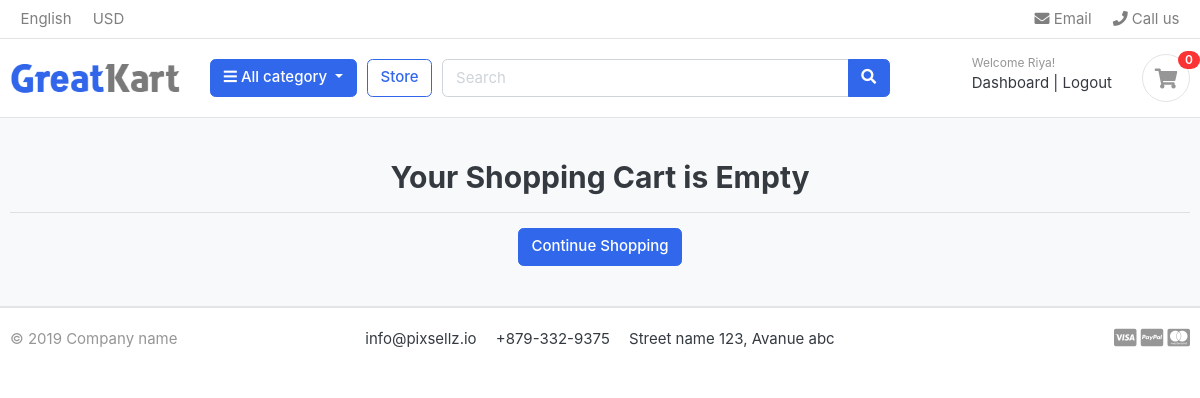
The app's page /cart/ (signed in), older data.
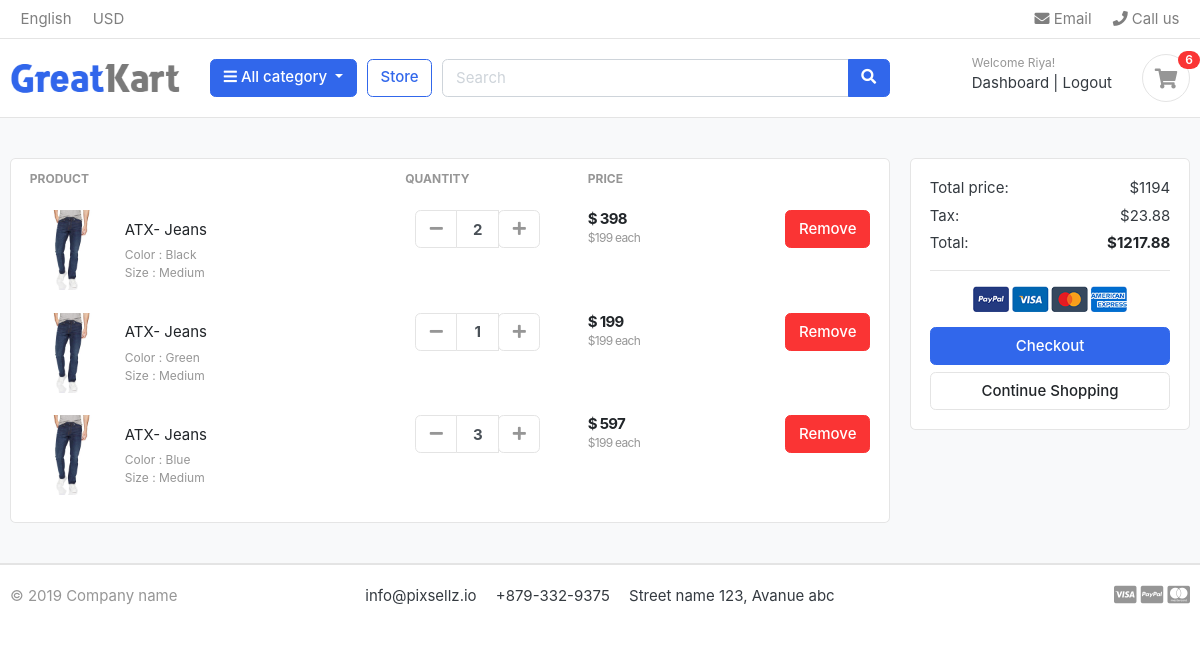
The same page, newer data.
### accounts/models.py (models this page shows, shortened)
class Account(AbstractBaseUser):
    first_name = models.CharField(max_length=50)
    last_name = models.CharField(max_length=50)
    username = models.CharField(max_length=50, unique=True)
    email = models.EmailField(max_length=100, unique=True)
    phone_number = models.CharField(max_length=50)
    date_joined = models.DateTimeField(auto_now_add=True)
    last_login = models.DateTimeField(auto_now_add=True)
    is_admin = models.BooleanField(default=False)
    is_staff = models.BooleanField(default=False)
    is_active = models.BooleanField(default=False)
    is_superadmin = models.BooleanField(default=False)
    USERNAME_FIELD = 'email'
    REQUIRED_FIELDS = ['username', 'first_name', 'last_name']
    objects = MyAccountManager()

### carts/models.py (models this page shows, shortened)
class CartItem(models.Model):
    user = models.ForeignKey(Account, on_delete=models.CASCADE, null=True)
    product = models.ForeignKey(Product, on_delete=models.CASCADE)
    variations = models.ManyToManyField(Variation, blank=True)
    cart = models.ForeignKey(Cart, on_delete=models.CASCADE, null=True)
    quantity = models.IntegerField()
    is_active = models.BooleanField(default=True)
    def sub_total(self):
        return self.product.price * self.quantity

### store/models.py (models this page shows, shortened)
class Product(models.Model):
    product_name = models.CharField(max_length=200, unique=True)
    slug = models.SlugField(max_length=200, unique=True)
    description = models.TextField(max_length=500, blank=True)
    price = models.IntegerField()
    images = models.ImageField(upload_to='photos/products')
    stock = models.IntegerField()
    is_available = models.BooleanField(default=True)
    category = models.ForeignKey(Category, on_delete=models.CASCADE)
    created_date = models.DateTimeField(auto_now_add=True)
    modified_date = models.DateTimeField(auto_now = True)
    def get_url(self):
        return reverse('product_detail', args=[self.category.slug, self.slug])

class Variation(models.Model):
    product = models.ForeignKey(Product, on_delete=models.CASCADE)
    variation_category = models.CharField(max_length=100, choices=variation_category_choice)
    variation_value = models.CharField(max_length=100)
    is_active = models.BooleanField(default=True)
    create_date = models.DateTimeField(auto_now=True)
    objects = VariationManager()

### carts/views.py (the view)
# urls.py: path('', views.cart, name="cart"),
def cart(request, total=0, quantity=0, cart_items=None):
    try:
        tax = 0
        grand_total = 0
        if request.user.is_authenticated:
            cart_items = CartItem.objects.filter(user=request.user, is_active=True)
        else:
            cart = Cart.objects.get(cart_id = _cart_id(request))
            cart_items = CartItem.objects.filter(cart=cart, is_active=True)
        for cart_item in cart_items:
            total += (cart_item.product.price * cart_item.quantity)
            quantity += cart_item.quantity
        tax = (2 * total)/100
        grand_total = total + tax
    except ObjectDoesNotExist:
        pass
    context = {
        'total' : total,
        'quantity' : quantity,
        'cart_items' : cart_items,
        'tax' : tax,
        'grand_total' : grand_total,
    }
    return render(request, 'store/cart.html', context)

### templates/store/cart.html (shortened to what this page needs)
{% extends "base.html" %}
{% load static %}
{% block content %}
<section class="section-content padding-y bg">
    <div class="container">
    {% if not cart_items %}
    <h2 class="text-center">Your Shopping Cart is Empty</h2>
    <hr>
    <div class="text-center">
        <a href="{% url 'store' %}" class="btn btn-primary">Continue Shopping</a>
    </div>
    {% else %}
    <div class="row">
        <aside class="col-lg-9">
    <div class="card">
    <table class="table table-borderless table-shopping-cart">
    <thead class="text-muted">
    <tr class="small text-uppercase">
      <th scope="col">Product</th>
      <th scope="col" width="120">Quantity</th>
      <th scope="col" width="120">Price</th>
      <th scope="col" class="text-right" width="200"> </th>
    </tr>
    </thead>
    <tbody>
    {% for cart_item in cart_items %}
    <tr>
        <td>
            <figure class="itemside align-items-center">
                <div class="aside"><img src="{{ cart_item.product.images.url }}" class="img-sm"></div>
                <figcaption class="info">
                    <a href="{{ cart_item.product.get_url }}" class="title text-dark">{{ cart_item.product.product_name }}</a>
                    <p class="text-muted small">
                        {% if cart_item.variations.all %}
                        {% for item in cart_item.variations.all %}
                        {{ item.variation_category | capfirst }} : {{ item.variation_value | capfirst }}
                        <br>
                        {% endfor %}
                        {% endif %}
                    </p>
                </figcaption>
            </figure>
        </td>
        <td>
                        <div class="col">
                            <div class="input-group input-spinner">
                                <div class="input-group-prepend">
                                <a href="{% url 'remove_cart' cart_item.product.id cart_item.id  %}" class="btn btn-light" type="button" id="button-plus"> <i class="fa fa-minus"></i> </a>
                                </div>
                                <input type="text" class="form-control"  value="{{ cart_item.quantity }}">
                                <div class="input-group-append">
                                    <form action="{% url 'add_cart' cart_item.product.id %}" method="POST">
                                        <button class="btn btn-light" type="submit" id="button-minus"> <i class="fa fa-plus"></i> </button>
                                    </form>
                                </div>
                            </div>
                        </div>
        </td>
        <td>
            <div class="price-wrap">
                <var class="price">$ {{ cart_item.sub_total }}</var>
                <small class="text-muted"> ${{ cart_item.product.price }} each </small>
            </div>
        </td>
        <td class="text-right">
        <a href="{% url 'remove_cart_item' cart_item.product.id cart_item.id %}" onclick="return confirm('Are you sure you want to delete this item?')" class="btn btn-danger"> Remove</a>
        </td>
    </tr>
    {% endfor %}
    </tbody>
    </table>
    </div>
        </aside>
        <aside class="col-lg-3">
            <div class="card">
            <div class="card-body">
                <dl class="dlist-align">
                  <dt>Total price:</dt>
                  <dd class="text-right">${{ total }}</dd>
                </dl>
                <dl class="dlist-align">
                  <dt>Tax:</dt>
                  <dd class="text-right"> ${{ tax }}</dd>
                </dl>
                <dl class="dlist-align">
                  <dt>Total:</dt>
                  <dd class="text-right text-dark b"><strong>${{ grand_total }}</strong></dd>
                </dl>
                <hr>
                <p class="text-center mb-3">
                    <img src="{% static './images/misc/payments.png' %}" height="26">
                </p>
                <a href="{% url 'checkout' %}" class="btn btn-primary btn-block"> Checkout </a>
                <a href="{% url 'store' %}" class="btn btn-light btn-block">Continue Shopping</a>
            </div>
            </div>
    </aside>
    </div>
    {% endif %}
    </div>
    </section>
{% endblock content %}

### templates/base.html (shortened to what this page needs)
{% load static %}
<!DOCTYPE HTML>
<html lang="en">
<head>
<link href="{% static 'css/bootstrap.css' %}" rel="stylesheet" type="text/css"/>
<link href="{% static 'fonts/fontawesome/css/all.min.css' %}" type="text/css" rel="stylesheet">
<link href="{% static 'css/ui.css' %}" rel="stylesheet" type="text/css"/>
<link href="{% static 'css/responsive.css' %}" rel="stylesheet" media="only screen and (max-width: 1200px)" />
</head>
<body>
     {% include "includes/navbar.html" %}
    {% block content %}
    {% endblock %}
     {% include "includes/footer.html" %}
</body>
</html>

### templates/includes/navbar.html (shortened to what this page needs)
{% load static %}
<header class="section-header">
    <nav class="navbar p-md-0 navbar-expand-sm navbar-light border-bottom">
        <div class="container">
            <div class="collapse navbar-collapse" id="navbarTop4">
                <ul class="navbar-nav mr-auto">
                    <li class="nav-item dropdown">
                        <a href="#" class="nav-link"> English </a>
                    </li>
                    <li class="nav-item dropdown">
                        <a href="#" class="nav-link"> USD </a>
                    </li>
                </ul>
                <ul class="navbar-nav">
                    <li><a href="#" class="nav-link"> <i class="fa fa-envelope"></i> Email </a></li>
                    <li><a href="#" class="nav-link"> <i class="fa fa-phone"></i> Call us </a></li>
                </ul>
            </div>
        </div>
    </nav>
    <section class="header-main border-bottom">
        <div class="container">
            <div class="row align-items-center">
                <div class="col-lg-2 col-md-3 col-6">
                    <a href="{% url 'home' %}" class="brand-wrap">
                        <img class="logo" src="{% static './images/logo.png' %}">
                    </a>
                </div>
                <div class="col-lg col-sm col-md col-6 flex-grow-0">
                    <div class="category-wrap dropdown d-inline-block float-right">
                        <button type="button" class="btn btn-primary dropdown-toggle" data-toggle="dropdown">
                            <i class="fa fa-bars"></i> All category
                        </button>
                    </div>
                </div>
                <a href="{% url 'store' %}" class="btn btn-outline-primary">Store</a>
                <div class="col-lg  col-md-6 col-sm-12 col">
                    <form action="{% url 'search' %}" class="search" method="GET">
                        <div class="input-group w-100">
                            <input type="text" class="form-control" style="width:60%;" placeholder="Search" name="keyword">
                            <div class="input-group-append">
                                <button class="btn btn-primary" type="submit">
                                    <i class="fa fa-search"></i>
                                </button>
                            </div>
                        </div>
                    </form>
                </div>
                <div class="col-lg-3 col-sm-6 col-8 order-2 order-lg-3">
                    <div class="d-flex justify-content-end mb-3 mb-lg-0">
                        {% if user.id is None %}
                        <div class="widget-header">
                            <small class="title text-muted">Welcome guest!</small>
                            <div>
                                <a href="{% url 'login' %}">Sign in</a> <span class="dark-transp"> | </span>
                                <a href="{% url 'register' %}"> Register</a>
                            </div>
                        </div>
                        {% else %}
                        <div class="widget-header">
                            <small class="title text-muted">Welcome {{ user.first_name }}!</small>
                            <div>
                                <a href="{% url 'dashboard' %}">Dashboard</a> <span class="dark-transp"> | </span>
                                <a href="{% url 'logout' %}"> Logout</a>
                            </div>
                        </div>
                        {% endif %}
                        <a href="{% url 'cart' %}" class="widget-header pl-3 ml-3">
                            <div class="icon icon-sm rounded-circle border"><i class="fa fa-shopping-cart"></i></div>
                            <span class="badge badge-pill badge-danger notify">{{ cart_count }}</span>
                        </a>
                    </div>
                </div>
            </div>
        </div>
    </section>
</header>

### templates/includes/footer.html
<footer class="section-footer border-top">
	<div class="container">
		<section class="footer-bottom border-top row">
			<div class="col-md-2">
				<p class="text-muted"> &copy 2019 Company name </p>
			</div>
			<div class="col-md-8 text-md-center">
				<span  class="px-2">info@pixsellz.io</span>
				<span  class="px-2">+879-332-9375</span>
				<span  class="px-2">Street name 123, Avanue abc</span>
			</div>
			<div class="col-md-2 text-md-right text-muted">
				<i class="fab fa-lg fa-cc-visa"></i>
				<i class="fab fa-lg fa-cc-paypal"></i>
				<i class="fab fa-lg fa-cc-mastercard"></i>
			</div>
		</section>
	</div>
</footer>

Row changes from the older to the newer data that the page shows:
added CartItem: product.images (picture), product.product_name "ATX- Jeans", quantity "2", sub_total "398", product.price "199"
now on this page (row unchanged): Variation: variation_category "Color", variation_value "Black", shown under "ATX- Jeans"
now on this page (row unchanged): Variation: variation_category "Size", variation_value "Medium"
added CartItem: product.images (picture), product.product_name "ATX- Jeans", quantity "1", sub_total "199", product.price "199"
now on this page (row unchanged): Variation: variation_category "Color", variation_value "Green", shown under "ATX- Jeans"
added CartItem: product.images (picture), product.product_name "ATX- Jeans", quantity "3", sub_total "597", product.price "199"
now on this page (row unchanged): Variation: variation_category "Color", variation_value "Blue", shown under "ATX- Jeans"
Text that changed along with them:
{{ cart_count }}: "0" → "6"
{{ total }}: (not shown) → "1194"
{{ tax }}: (not shown) → "23.88"
{{ grand_total }}: (not shown) → "1217.88"
text no longer shown: "Your Shopping Cart is Empty"
text now shown: "PRODUCT QUANTITY PRICE Total price: $ Tax: $ Total: $ Checkout"
